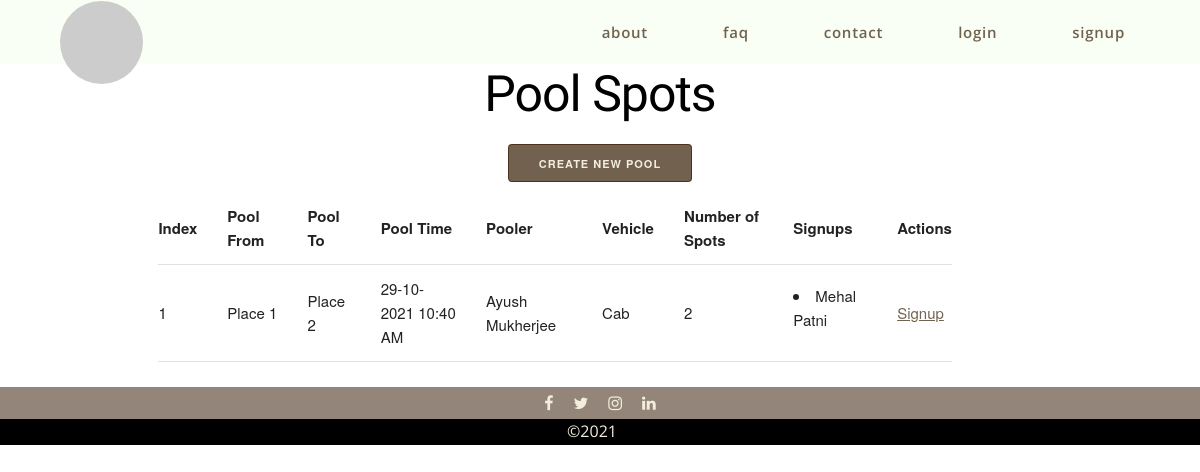
Before: /pool/ with the older database file.
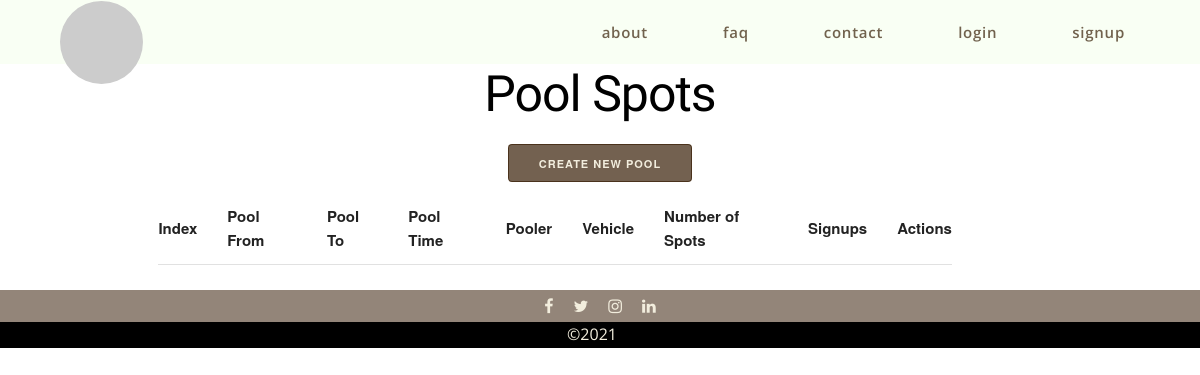
After: the same page with the newer database file.
### suslab/users/models.py (models this page shows, shortened)
class ProductBase(db.Model):
    __abstract__ = True
    id = db.Column(db.Integer, primary_key=True)
    date_created = db.Column(db.DateTime, default=db.func.current_timestamp())
    date_modified = db.Column(db.DateTime, default=db.func.current_timestamp(),
                              onupdate=db.func.current_timestamp())

class Pool(ProductBase):
    __tablename__ = 'pools'
    from_ = db.Column(db.String(32), nullable=False)
    to_ = db.Column(db.String(32), nullable=False)
    time = db.Column(db.DateTime, nullable=False)
    vehicle = db.Column(db.String(32), nullable=False)
    spots = db.Column(db.Integer, nullable=False)
    pooler_id = db.Column(db.Integer, db.ForeignKey('poolers.id'))
    pooler = db.relationship('Pooler', backref=db.backref('pools'))
    signups = db.relationship('Signup', secondary='pools_signups', backref=db.backref('pools'))

class User(db.Model, UserMixin):
    __tablename__ = 'users'
    id = db.Column(db.Integer, primary_key=True)
    email = db.Column(db.String(128), unique=True)
    password = db.Column(db.String(32))
    name = db.Column(db.String(64))
    active = db.Column(db.Boolean())
    confirmed_at = db.Column(db.DateTime())
    roles = db.relationship('Role', secondary=roles_users,
                            backref=db.backref('users', lazy='dynamic'))

class ReferenceUserMixin():
    @declared_attr
    def user_id(cls):
        return db.Column(db.Integer, db.ForeignKey('users.id'))

class Signup(ReferenceUserMixin, db.Model):
    __tablename__ = 'signups'
    id = db.Column(db.Integer, primary_key=True)

### blueprints/pool/controllers.py (the view)
@pool.route('/', methods=['GET', 'POST'])
def index():
    Pool, *_ = _db_conn()
    pools = Pool.query.order_by(Pool.time).all()
    return render_template('pool/index.html', pools=pools)

### blueprints/pool/controllers.py (called while the page is built)
def _db_conn():
    from suslab.users.models import Pool, Pooler, Signup
    from suslab import db
    return Pool, Pooler, Signup, db

### suslab/__init__.py (called while the page is built)
@app.context_processor
def utility_processor():
    def user_avatar(user_name, category='croodles-neutral'):
        user_name_clean = '-'.join(user_name.split())
        return f'https://avatars.dicebear.com/api/{category}/{user_name_clean}.svg'
    return dict(user_avatar=user_avatar)

### blueprints/pool/templates/pool/index.html (shortened to what this page needs)
{% extends './base.html' %}
{% block head %}
<link rel="stylesheet" href="{{ url_for('static', filename='css/bulletin.css') }}">
{% endblock %}
{% block body %}
<h1 class="title">Pool Spots</h1>
<div id="bulletin-form-link">
    <a href="/pool/create-pool" class="button button-primary">Create New Pool</a>
</div>
<div class="container">
    <div class="row">
        <div class="ten columns">
            <table class="center">
                <tr>
                    <th>Index</th>
                    <th>Pool From</th>
                    <th>Pool To</th>
                    <th>Pool Time</th>
                    <th>Pooler</th>
                    <th>Vehicle</th>
                    <th>Number of Spots</th>
                    <th>Signups</th>
                    <th>Actions</th>
                </tr>
                {% for pool in pools %}
                    <tr>
                        <td>{{ pool.id }}</td>
                        <td>{{ pool.from_ }}</td>
                        <td>{{ pool.to_ }}</td>
                        <td>{{ pool.time.strftime('%d-%m-%Y %I:%M %p') }}</td>
                        <td>{{ pool.pooler.user.name }}</td>
                        <td>{{ pool.vehicle }}</td>
                        <td>{{ pool.spots }}</td>
                        <td>
                            {%if pool.signups %}
                                {% for signup in pool.signups %}
                                    <li>{{ signup.user.name }}</li>
                                {% endfor %}
                            {% endif %}
                        </td>
                        <td>
                            <a href="/pool/signup/{{pool.id}}">Signup</a>
                        </td>
                    </tr>
                {% endfor %}
            </table>
        </div>
    </div>
</div>
{% endblock %}

### suslab/templates/base.html (shortened to what this page needs)
<!doctype html>
<html class="no-js" lang="">
<head>
  <link rel="stylesheet" href="https://cdnjs.cloudflare.com/ajax/libs/font-awesome/4.7.0/css/font-awesome.min.css">
  <link rel="stylesheet" href="{{ url_for('static', filename='css/normalize.css') }}">
  <link rel="stylesheet" href="{{ url_for('static', filename='css/skeleton.css') }}">
  <link rel="stylesheet" href="{{ url_for('static', filename='css/base.css') }}">
  {% block head %}{% endblock %}
</head>
<body>
  <nav class="navbar">
    <div class="home" id="home">
      <a href="/" class="logo">
        <img class="logo" id="logo" src="https://picsum.photos/200">
      </a>
    </div>
    <div class="nav-group flex-horizontal">
      <ul class="nav-group-list flex-group-list">
        <li class="nav-item flex-text-item"><a class="nav-item-link">about</a></li>
        <li class="nav-item flex-text-item"><a class="nav-item-link">faq</a></li>
        <li class="nav-item flex-text-item"><a class="nav-item-link" href="/contact">contact</a></li>
        {% if current_user.is_authenticated %}
        <li class="nav-item flex-text-item"><a href="{{ url_for('security.logout', next=url_for(request.endpoint)) }}"class="nav-item-link">logout</a></li>
      </ul>
    </div>
        {% else %}
          <li class="nav-item flex-text-item"><a href="{{ url_for('security.login', next=url_for(request.endpoint)) }}" class="nav-item-link">login</a></li>
          <li class="nav-item flex-text-item"><a href="{{ url_for('security.register', next=url_for(request.endpoint)) }}" class="nav-item-link">signup</a></li>
          {% endif %}
      </ul>
    </div>
  </nav>
  <div class="spacer"></div>
  {% block body %}{% endblock %}
  <section class="social-media flex-horizontal">
      <div class="social-media-icon facebook">
        <a href="https://www.facebook.com/suscom.apu" target="_blank" rel="noopener noreferrer" class="fa fa-facebook"></a>
      </div>
      <div class="social-media-icon twitter">
        <a href="https://twitter.com/ApuSuscom" target="_blank" rel="noopener noreferrer" class="fa fa-twitter"></a>
      </div>
      <div class="social-media-icon instagram">
        <a href="https://www.instagram.com/suscom_apu" target="_blank" rel="noopener noreferrer" class="fa fa-instagram"></a>
      </div>
      <div class="social-media-icon linkedin">
        <a href="https://www.linkedin.com/in/suscom-apu-511904211" target="_blank" rel="noopener noreferrer" class="fa fa-linkedin"></a>
      </div>
  </section>
  <footer>
    <ul class="flex-horizontal flex-group-list">
      <li class="footer-item flex-text-item">&#169;2021</li>
    </ul>
  </footer>
</body>
</html>

### suslab/static/css/skeleton.css (style rules this page uses)
:root { --colour-primary: rgba(236, 255, 220, 0.33); --colour-accent: rgba(120, 103, 88, 0.8); --colour-dark: rgba(56, 31, 7, 0.7); --colour-primary-opaque: rgba(236, 255, 220, 1); --colour-accent-opaque: rgba(120, 103, 88, 1); --colour-dark-opaque: rgba(56, 31, 7, 1); --colour-white: rgb(242, 237, 221); --colour-black: black; --colour-transparent: rgba(255, 255, 255, 0.16); --colour-warn: red; --ff-accent: 'Open Sans', sans-serif; --ff-sans: 'Source Sans Pro', sans-serif; --nav-height: 8vh; --section-height-primary: 100vh; --section-height-reduced: 55vh; --section-height-strip: 4vh; --gap: 2rem; }
.container { position: relative; width: 100%; max-width: 960px; margin: 0 auto; padding: 0 20px; box-sizing: border-box; }
.column, .columns { width: 100%; float: left; box-sizing: border-box; }
@media (min-width: 400px) { .container { width: 85%; padding: 0; } }
@media (min-width: 700px) { .container { width: 80%; } }
@media (min-width: 700px) { .column, .columns { margin-left: 4%; } }
@media (min-width: 700px) { .ten.columns { width: 82.6666666667%; } }
html { font-size: 62.5%; }
body { font-size: 1.5em; line-height: 1.6; font-weight: 400; font-family: "Raleway", "HelveticaNeue", "Helvetica Neue", Helvetica, Arial, sans-serif; color: #222; }
h1, h2, h3, h4, h5, h6 { margin-top: 0; margin-bottom: 2rem; font-weight: 300; }
h1 { font-size: 4.0rem; line-height: 1.2; letter-spacing: -.1rem; }
@media (min-width: 550px) { h1 { font-size: 5.0rem; } }
a { color: var(--colour-dark); }
a:not(.button, .button-primary):is(:hover, :focus) { color: var(--colour-dark-opaque); }
.button, button, input[type="submit"], input[type="reset"], input[type="button"] { display: inline-block; height: 38px; padding: 0 30px; color: var(--colour-dark-opaque); text-align: center; font-size: 11px; font-weight: 600; line-height: 38px; letter-spacing: .1rem; text-transform: uppercase; text-decoration: none; white-space: nowrap; background-color: transparent; border-radius: 4px; border: 1px solid var(--colour-dark); cursor: pointer; box-sizing: border-box; }
.button.button-primary, button.button-primary, input[type="submit"].button-primary, input[type="reset"].button-primary, input[type="button"].button-primary { color: var(--colour-white); background-color: var(--colour-dark); border-color: var(--colour-dark); }
ul { list-style: circle inside; }
ol, ul { padding-left: 0; margin-top: 0; }
li { margin-bottom: 1rem; }
th, td { padding: 12px 15px; text-align: left; border-bottom: 1px solid #E1E1E1; }
th:first-child, td:first-child { padding-left: 0; }
th:last-child, td:last-child { padding-right: 0; }
button, .button { margin-bottom: 1rem; }
pre, blockquote, dl, figure, table, p, ul, ol, form { margin-bottom: 2.5rem; }
.container:after, .row:after, .u-cf { content: ""; display: table; clear: both; }

### suslab/static/css/bulletin.css (style rules this page uses)
.title { text-align: center; }
#bulletin-form-link { text-align: center; }

Changed rows visible on the page:
removed Pool: id "1", from_ "Place 1", to_ "Place 2", time "29-10-2021 10:40 AM", pooler.user.name "Ayush Mukherjee", vehicle "Cab", spots "2"
removed Signup: user.name "Mehal Patni"
